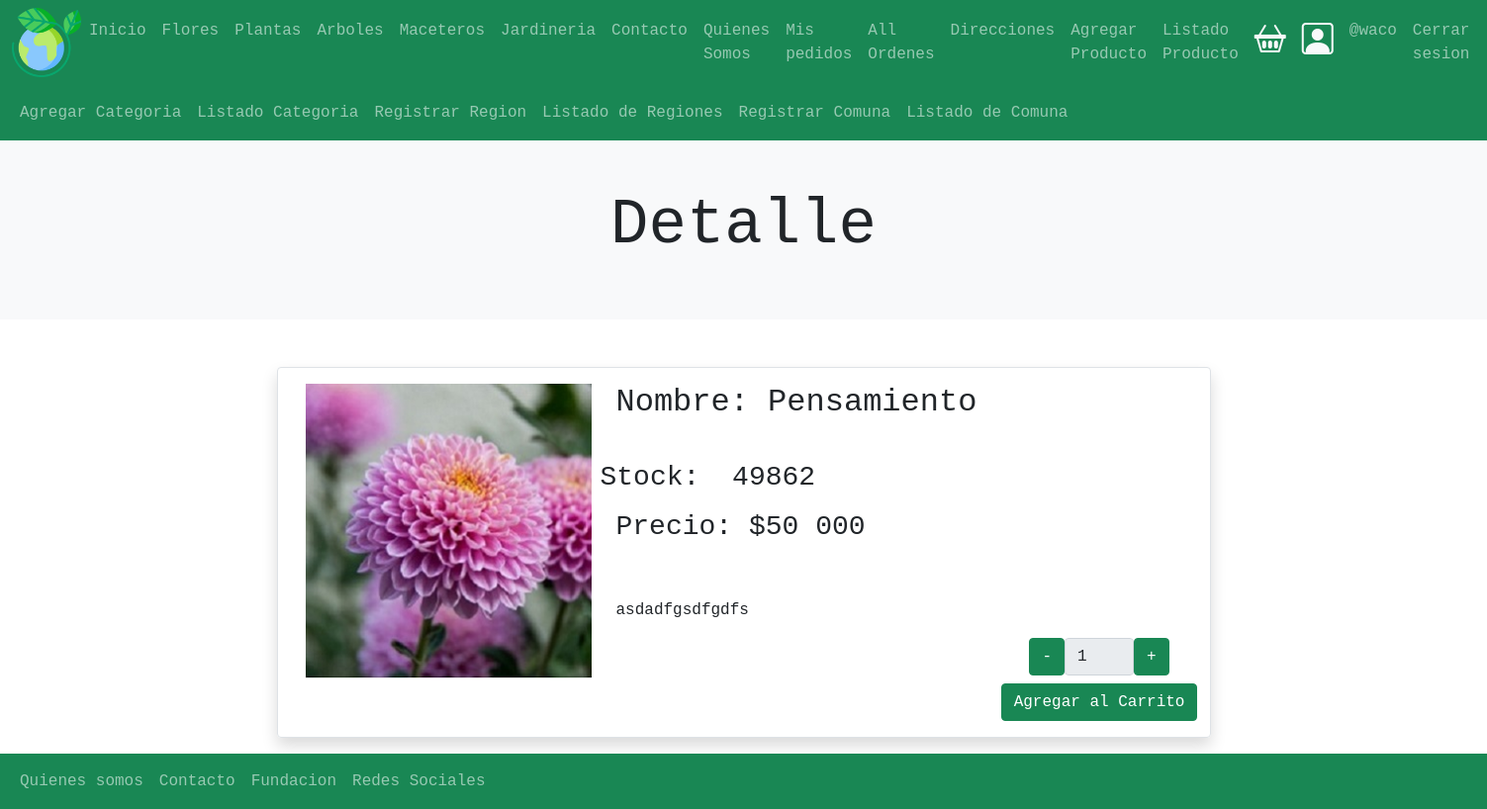
Screenshot of /productos/pensamiento (signed in) with the database file from the repository.
### productos/models.py (models this page shows, shortened)
class Producto(models.Model):
    usuario = models.ForeignKey(User, null=False, blank=False, on_delete=models.PROTECT)
    nombre =  models.CharField(max_length=50)
    imagen = models.ImageField(upload_to="productos",null=False, blank=False)
    descripcion = models.TextField()
    precio = models.IntegerField(default=0,null=False , blank=False)
    slug = models.SlugField(null=False, blank=False , unique=True)
    creacion = models.DateTimeField(auto_now_add=True)
    stock = models.IntegerField(null=False , blank=False, default=0)
    categoria =  models.ForeignKey(Categoria, on_delete=models.PROTECT)

### productos/views.py (the view)
# urls.py: path('<slug:slug>', views.ProductoDetalleView.as_view(),name='producto'),
class ProductoDetalleView(DetailView):
    model = Producto
    template_name = 'productos/producto.html'
    def get_context_data(self, **kwargs):
        context =  super().get_context_data(**kwargs)
        return context

### productos/templates/productos/producto.html
{% extends 'base.html' %}
{% load static %}
{% load humanize %}
{% block contenido %}
<section>
    <div class="p-5 bg-light">
        <div class="container">
            <h1 class="display-3 text-center bg-light">Detalle</h1>
        </div>
    </div>
</section>
<section>
        <div class="container mt-5">
          <div class="row shadow m-3 border rounded">
            <div class="col-sm-4">
                {% if producto.imagen %}
                <img src="{{ producto.imagen.url }} " alt="imagen" class="img-fluid m-3">
            {% endif %}
            </div>
            <div class="col-sm-8">
              <h2 class="m-3">Nombre: {{ producto.nombre | title}}</h2>
              <br>
              <h3 class="d-inline"> Stock:  </h3>  <h3 class="m-3 d-inline" id="stock" >{{producto.stock}}</h3>
              <br>
              <h3 class="m-3">Precio: ${{producto.precio | intcomma}}</h3>
              <br>
              <p class="m-3">{{producto.descripcion}}</p>
              {% if producto.stock > 0  %}
                <div class="d-flex justify-content-end">
                  <div>
                    {% include 'carrito/snippets/agregar.html' %}
                  </div>
                </div>
              {% endif %}
              </div>
          </div>
        </div>
</section>
{% endblock contenido %}

### templates/base.html (shortened to what this page needs)
{% load static %}
<!DOCTYPE html>
<html lang="es">
<head>
    <link href="https://cdn.jsdelivr.net/npm/bootstrap@5.1.3/dist/css/bootstrap.min.css" rel="stylesheet">
    <link rel="stylesheet" href="https://cdn.jsdelivr.net/npm/bootstrap-icons@1.8.2/font/bootstrap-icons.css">
    <link rel="stylesheet" href=" {% static 'css/miestilo.css'%} ">
</head>
<body>
    <header>
        <nav class="navbar navbar-expand-xl navbar-dark bg-success">
            <div class="container-fluid">
                <a href="{% url 'home'%}">
                    <img src="{% static 'img/el-planeta-tierra.png' %}" alt="Logo" style="width: 70px;">
                </a>
                <div class="collapse navbar-collapse" id="mynavbar">
                    <ul class="navbar-nav me-auto">
                        <li class="nav-item">
                            <a class="nav-link" href="{% url 'home' %}">Inicio</a>
                        </li>
                        <li class="nav-item">
                            <a class="nav-link" href="{% url 'flores' %}">Flores</a>
                        </li>
                        <li class="nav-item">
                            <a class="nav-link" href="{% url 'plantas' %}">Plantas</a>
                        </li>
                        <li class="nav-item">
                            <a class="nav-link" href="{% url 'arboles' %}">Arboles</a>
                        </li>
                        <li class="nav-item">
                            <a class="nav-link" href="{% url 'maceteros' %}">Maceteros</a>
                        </li>
                        <li class="nav-item">
                            <a class="nav-link" href="{% url 'jardineria' %}">Jardineria</a>
                        </li>
                        <li class="nav-item">
                            <a class="nav-link" href="{% url 'contacto'%}">Contacto</a>
                        </li>
                        <li class="nav-item">
                            <a class="nav-link" href="{% url 'quienesSomos'%}">Quienes Somos</a>
                        </li>
                        {% if user.is_authenticated %}
                        <li class="nav-item">
                            <a class="nav-link" href="{% url 'ordenes:completados'%}">Mis pedidos</a>
                        </li>
                        {% endif %}
                        {% if user.is_authenticated %}
                        <li class="nav-item">
                            <a class="nav-link" href="{% url 'ordenes:allOrdenes'%}">All Ordenes</a>
                        </li>
                        {% endif %}
                        {% if user.is_authenticated %}
                            <li class="nav-item">
                                <a class="nav-link" href="{% url 'direccion_envio:direccion_envio'%}">Direcciones</a>
                            </li>
                        {% endif %}
                        {% if user.is_authenticated %}
                            <li class="nav-item">
                                <a class="nav-link" href=" {% url 'productos:formProducto' %}">Agregar Producto</a>
                            </li>
                        {% endif %}
                        {% if user.is_authenticated %}
                        <li class="nav-item">
                            <a class="nav-link" href=" {% url 'productos:productoListado' %}">Listado Producto</a>
                        </li>
                    {% endif %}
                    </ul>
                    <div class="d-flex m-1">
                        <a href="{% url 'carrito:carrito'%}" class="text-light">
                            <i class="bi bi-basket2 p-1" style="font-size: 2rem;"></i>
                        </a>
                    </div>
                    <div class="d-flex m-2">
                        {% if user.is_authenticated %}
                            <a href="{% url 'perfil'%}" class="text-light">
                                <i class="bi bi-person-square" style="font-size: 2rem;"></i>
                            </a>
                        {% else%}
                            <a href="{% url 'login' %}" class="text-light">
                                <i class="bi bi-person-square" style="font-size: 2rem;"></i>
                            </a>
                        {% endif %}
                    </div>
                    <ul class="navbar-nav ">
                        {% if user.is_authenticated %}
                        <li class="nav-item">
                            <a class="nav-link" href="{% url 'perfil'%}">@{{ user.username }}</a>
                        </li>
                        <li class="nav-item">
                            <a class="nav-link" href="{% url 'logout' %}">Cerrar sesion</a>
                        </li>
                        {% else%}
                        <li class="nav-item d-flex">
                            <a class="nav-link" href="{% url 'login' %}">Iniciar Sesion</a>
                        </li>
                        {% endif %}
                    </ul>
                </div>
            </div>
        </nav>
        <nav class="navbar navbar-expand-xl navbar-dark bg-success">
            <div class="container-fluid">
                <div class="collapse navbar-collapse" id="mynavbar">
                    <ul class="navbar-nav me-auto">
                        {% if user.is_authenticated %}
                        <li class="nav-item">
                            <a class="nav-link" href=" {% url 'productos:formCategoria' %}">Agregar Categoria</a>
                        </li>
                    {% endif %}
                    {% if user.is_authenticated %}
                        <li class="nav-item">
                            <a class="nav-link" href=" {% url 'productos:listadoCategoria' %}">Listado Categoria</a>
                        </li>
                    {% endif %}
                    {% if user.is_authenticated %}
                        <li class="nav-item">
                            <a class="nav-link" href=" {% url 'formRegion' %}">Registrar Region</a>
                        </li>
                    {% endif %}
                    {% if user.is_authenticated %}
                    <li class="nav-item">
                        <a class="nav-link" href=" {% url 'listadoRegion' %}">Listado de  Regiones</a>
                    </li>
                {% endif %}
                {% if user.is_authenticated %}
                        <li class="nav-item">
                            <a class="nav-link" href=" {% url 'formComuna' %}">Registrar Comuna</a>
                        </li>
                    {% endif %}
                    {% if user.is_authenticated %}
                    <li class="nav-item">
                        <a class="nav-link" href=" {% url 'listadoComuna' %}">Listado de  Comuna</a>
                    </li>
                {% endif %}
                    </ul>
                </div>
            </div>
        </nav>
    </header>
{% block contenido %}
{% endblock contenido %}
   <footer>
        <nav class="navbar navbar-expand-sm bg-success navbar-dark">
            <div class="container-fluid">
                <ul class="navbar-nav me-auto">
                    <li class="nav-item">
                        <a class="nav-link" href=" {% url 'quienesSomos'%}">Quienes somos</a>
                    </li>
                    <li class="nav-item">
                        <a class="nav-link" href=" {% url 'contacto'%} ">Contacto</a>
                    </li>
                    <li class="nav-item">
                        <a class="nav-link" href="javascript:void(0)">Fundacion</a>
                    </li>
                    <li class="nav-item">
                        <a class="nav-link" href="#">Redes Sociales</a>
                    </li>
                </ul>
            </div>
          </nav>
    </footer>
</body>
</html>

### static/css/miestilo.css (style rules this page uses)
body { font-family: monospace; }
.container { width: 100%; max-width: 1000px; margin: auto; }

### rows the page displays
Producto: imagen (picture), nombre "Pensamiento", stock "49862", precio "50 000", descripcion "asdadfgsdfgdfs"

### other values shown
{{ user.username }} "waco"
